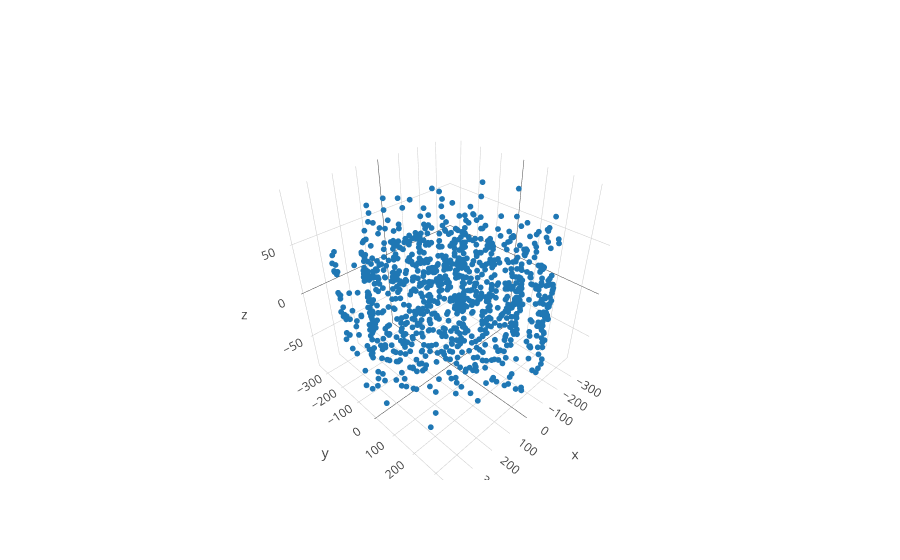

Notebook code for this chart:
### Code cell
plot_pca(project_into_genespace(add_noise(make_swissroll(N,dims,8,1),.03),P))

### Figure 1 — Plotly figure (JSON) as saved in the notebook; plotly's stock layout.template omitted (floating-point values rounded to 4 significant figures; data arrays with more than 128 entries replaced by an {"elided": "..."} marker saying what was removed)
{"data": [{"marker": {"size": 2}, "mode": "markers", "type": "scatter3d", "x": {"elided": "1000 float values"}, "y": {"elided": "1000 float values"}, "z": {"elided": "1000 float values"}}], "layout": {}}
